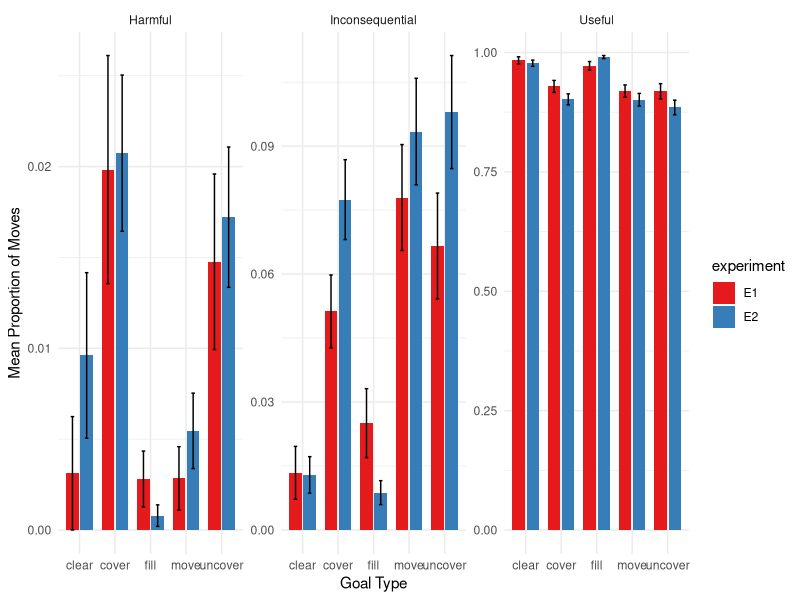
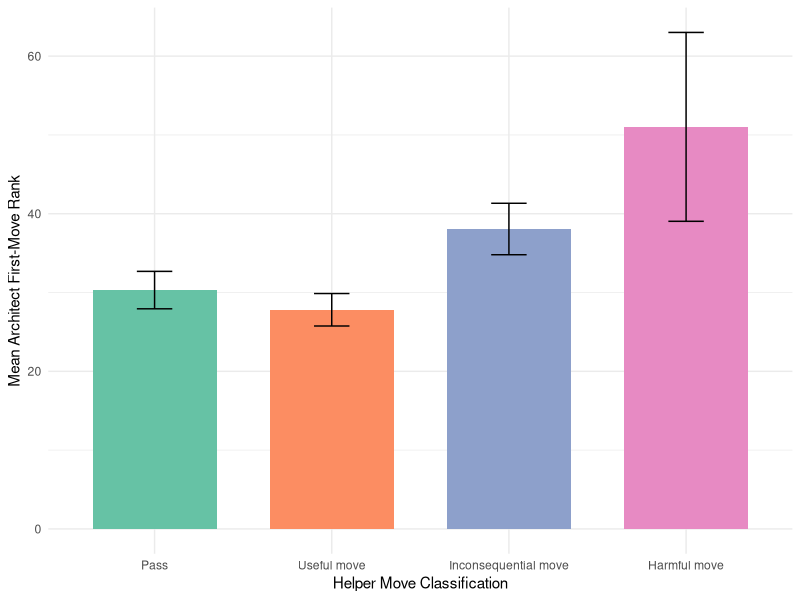

Recreate these plots in R, in order.
## ---- chunk 1
knitr::opts_chunk$set(echo = TRUE)
library(tidyverse)
library(lme4)
library(emmeans)
library(ggplot2)
library(dplyr)
library(broom)
library(rstatix)
library(ggpubr)
library(car)
## ---- chunk 2
e1 <- read_csv("../data/e1/final_tracker.csv") %>%
  mutate(experiment = "E1")
e2 <- read_csv("../data/e2/final_tracker.csv")%>%
  mutate(experiment = "E2")
e1_first_moves <- read_csv("../data/e1/final_first_moves.csv")

## ---- chunk 3

e1_architects <- e1 %>%
  filter(role == "architect")

combined <- bind_rows(e1_architects, e2) %>%
  mutate(
    move_type = case_when(
      move_utility == 1 ~ "Useful",
      move_utility == 0 ~ "Inconsequential",
      move_utility == -1 ~ "Harmful"
    ),
    ID = ifelse(experiment == "E2", anonID, ID)
  )

# counting move_types by proportion
prop_moves <- combined %>%
  count(experiment, ID, goal_type, move_type, name = "move_count") %>%
  group_by(experiment, ID, goal_type) %>%
  complete(move_type = c("Useful", "Harmful", "Inconsequential"), fill = list(move_count = 0)) %>%
  mutate(total_moves = sum(move_count),
         prop = move_count / total_moves) %>%
  ungroup() %>%
  mutate(across(c(experiment, goal_type, move_type, ID), as.factor)) %>%
  select(-move_count, -total_moves)



# check that proportions add to 1
prop_moves %>%
  group_by(experiment, ID, goal_type) %>%
  summarise(total_prop = sum(prop)) %>%
  ungroup()


# quick summary 
prop_moves_summary <- prop_moves %>%
  group_by(goal_type, experiment, move_type) %>%
  summarise(
    mean_prop = mean(prop),
    sd_prop = sd(prop),
    .groups = "drop"
  )

## ---- chunk 4

prop_model = lm(data = prop_moves, prop ~ experiment*move_type*goal_type)
car::Anova(prop_model)

# Get EMMs from full model, averaged over goal_type
emm <- emmeans(prop_model, ~ experiment | move_type)

# Pairwise comparisons between experiments within each move_type
distr_contrast_results <- contrast(emm, method = "pairwise", adjust = "tukey")

distr_contrast_results
## ---- chunk 5
ggplot(prop_moves, aes(x = goal_type, y = prop, fill = experiment)) +
  stat_summary(fun = mean, geom = "bar", position = position_dodge(width = 0.8), width = 0.7) +
  stat_summary(fun.data = mean_se, geom = "errorbar", 
               position = position_dodge(width = 0.8), 
               width = 0.2) +
  facet_wrap(~ move_type, scales = "free_y") +
  labs(y = "Mean Proportion of Moves", x = "Goal Type") +
  scale_fill_brewer(palette = "Set1") +
  theme_minimal()
## ---- chunk 6

# read & join architect ranks + helper first-move data
e1_first_moves %>%
  select(ID, goal, first_move_rank)

helpers <- e1 %>%
  filter(role == "helper", move_id == 1) %>%
  select(ID, goal, helper_move = move, helper_utility = move_utility)

helper_arch_comb <- e1_first_moves %>%
  inner_join(helpers, by = c("ID","goal"))

# make 4-level helper_class
helper_arch_comb <- helper_arch_comb %>%
  mutate(
    helper_class = case_when(
      helper_move == "pass"         ~ "Pass",
      helper_utility ==  1          ~ "Useful move",
      helper_utility ==  0          ~ "Inconsequential move",
      helper_utility == -1          ~ "Harmful move"
    ) %>%
    factor(levels = c("Pass","Useful move","Inconsequential move","Harmful move"))
  )

# frequencies & proportions of each class
helper_arch_comb %>%
  count(helper_class) %>%
  mutate(prop = n / sum(n))

# summary of architect first_move_rank by helper_class
helper_arch_comb_summary <- helper_arch_comb %>%
  group_by(helper_class) %>%
  summarise(
    mean_rank = mean(first_move_rank, na.rm = TRUE),
    sd_rank   = sd(first_move_rank,   na.rm = TRUE),
    n         = n(),
    .groups   = "drop"
  )

## ---- chunk 7
aov_model <- lm(first_move_rank ~ helper_class, data = helper_arch_comb)
car::Anova(aov_model)  

# estimated marginal means & Tukey‐adjusted pairwise contrasts
emm <- emmeans(aov_model, ~ helper_class)
helper_arch_contrast_res <- contrast(emm, method = "pairwise", adjust = "tukey")

helper_arch_contrast_res

## ---- chunk 8

ggplot(helper_arch_comb, aes(x = helper_class, y = first_move_rank, fill = helper_class)) +
  stat_summary(fun = mean, geom = "bar", position = position_dodge(.8), width = .7) +
  stat_summary(fun.data = mean_se, geom = "errorbar", position = position_dodge(.8), width = .2) +
  labs(
    x = "Helper Move Classification",
    y = "Mean Architect First-Move Rank"
  ) +
  scale_fill_brewer(palette = "Set2", guide = "none") +
  theme_minimal()
